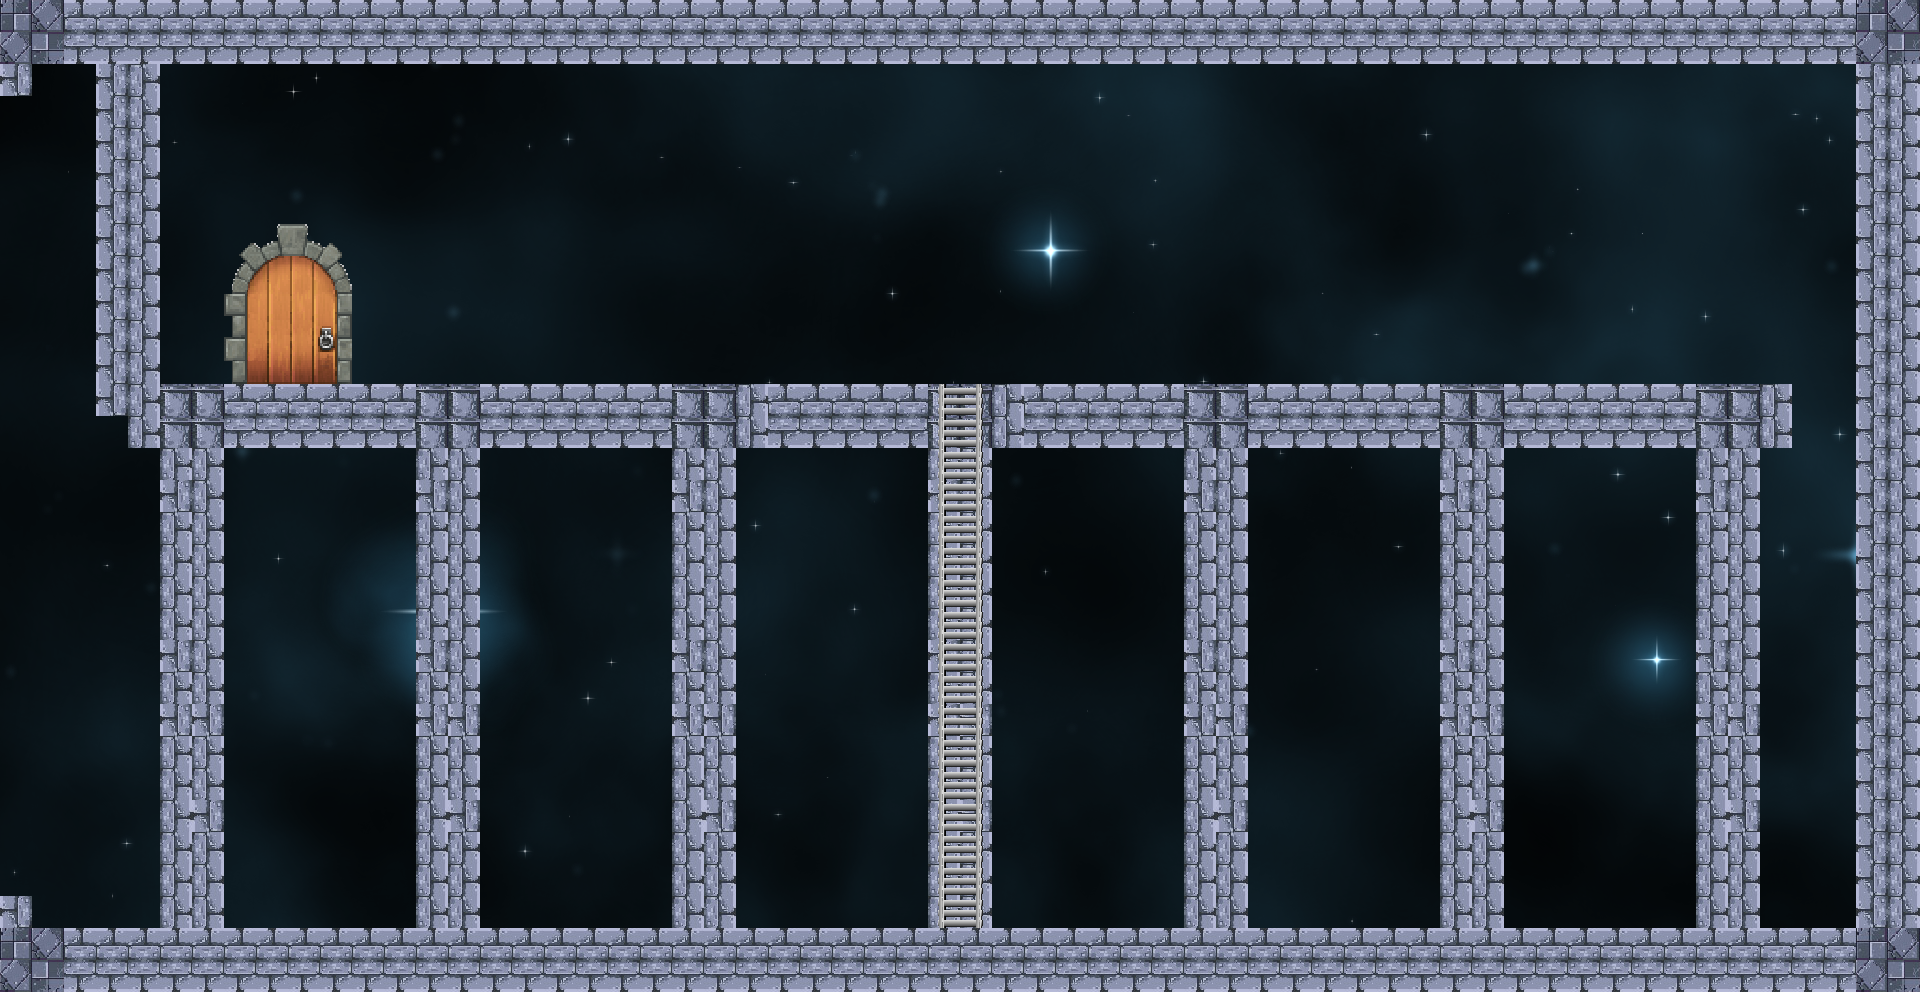

Below is a game level as drawn by its tile map, then a one-line description and the .tmx that defines it (tile-layer data replaced by summaries):
An orthogonal 60x31 tile map with 32x32 px tiles, 5 tile layers (ciel, 2, sol, door, ...), 4 tilesets and 4 objects.

<map version="1.5" tiledversion="1.7.2" orientation="orthogonal" renderorder="right-down" width="60" height="31" tilewidth="32" tileheight="32" infinite="0" nextlayerid="16" nextobjectid="13">
 <tileset firstgid="1" name="night" tilewidth="32" tileheight="32" tilecount="7750" columns="125">
  <image source="etabossbackground/night.png" trans="a349a4" width="4000" height="2000" />
 </tileset>
 <tileset firstgid="7751" name="castle" tilewidth="32" tileheight="32" tilecount="36" columns="6">
  <image source="etabossbackground/castle.png" width="216" height="216" />
 </tileset>
 <tileset firstgid="7787" name="Vraie" tilewidth="32" tileheight="32" tilecount="99" columns="11">
  <image source="Vraie.png" trans="a349a4" width="355" height="288" />
 </tileset>
 <tileset firstgid="7886" name="doorboss" tilewidth="32" tileheight="32" tilecount="20" columns="4">
  <image source="etabossbackground/doorboss.png" width="137" height="160" />
 </tileset>
 <layer id="4" name="ciel" width="60" height="31">
  <data>[1860 cells, 1860 non-empty, 1860 distinct tile ids]</data>
 </layer>
 <layer id="6" name="2" width="60" height="31">
  <data>[1860 cells, 314 non-empty, 5 distinct tile ids]</data>
 </layer>
 <layer id="5" name="sol" width="60" height="31">
  <data>[1860 cells, 421 non-empty, 7 distinct tile ids]</data>
 </layer>
 <layer id="11" name="door" width="60" height="31">
  <data>[1860 cells, 20 non-empty, 20 distinct tile ids]</data>
 </layer>
 <layer id="7" name="echelles" width="60" height="31">
  <data>[1860 cells, 34 non-empty, 2 distinct tile ids]</data>
 </layer>
 <objectgroup id="14" name="ennemi">
  <object id="11" x="906" y="886" width="176" height="42" />
 </objectgroup>
 <objectgroup id="15" name="phrase">
  <object id="8" x="754.731" y="384.729" width="436.51" height="99.8763" rotation="359.728">
   <text fontfamily="Segoe UI Black" pixelsize="47" wrap="1" color="#163534" bold="1">BOSS           STAGE</text>
  </object>
 </objectgroup>
 <objectgroup id="12" name="fin">
  <object id="10" x="225" y="351">
   <polygon points="0,0 129,-2 129,-68.5 116.5,-92 119.5,-99.5 105,-112 100,-103.5 85.5,-111.5 83.5,-131.5 48,-130 49,-114.5 35.5,-107.5 26.5,-112 9.5,-96 19,-88 4.5,-61 -4,-59 -3.5,-32.5 7.5,-33 7,-15 -2.5,-14.5" />
  </object>
 </objectgroup>
 <objectgroup id="13" name="debut">
  <object id="12" x="2" y="806" width="102" height="86" />
 </objectgroup>
</map>
